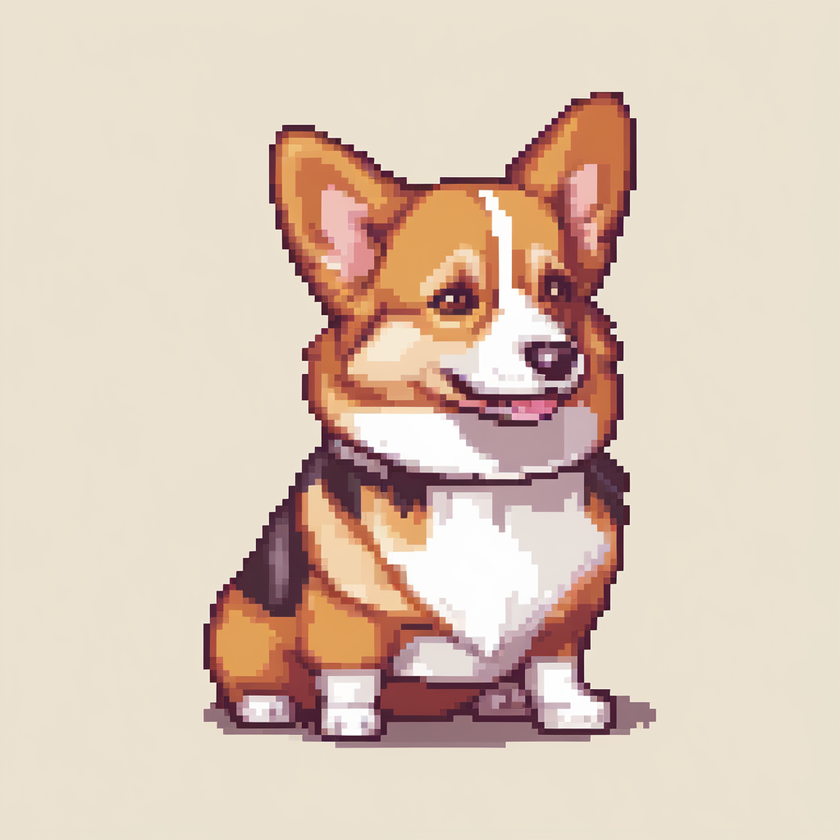
#> input picture example/pixel_corgo.png, 840 x 840 px, shrunk from 1024 x 1024 before the run
$ python kcentroids.py example/pixel_corgo.png out --width 100 --height 100 --centroids 5
#> lines starting #> are read from the running program, lines starting #| are printed output that depends on the picture
#> in process_image, image is the input picture: PIL image 840x840 RGB; mean R, G, B 220.5, 199.7, 183.8
import argparse
import os
from PIL import Image
import numpy as np
from itertools import product
from tqdm import tqdm
import multiprocessing as mp
import cv2


def kCentroid(image, width, height, centroids):
    # Convert image to numpy array for faster processing
#> called with width = 100, height = 100, centroids = 5
    img_array = np.array(image.convert("RGB"))

    # Create an empty array for the downscaled image
    downscaled = np.zeros((height, width, 3), dtype=np.uint8)

    # Calculate the scaling factors
    wFactor = image.width / width
#> wFactor = 8.4
    hFactor = image.height / height
#> hFactor = 8.4

    # Iterate over each tile in the downscaled image
    for x, y in product(range(width), range(height)):
        # Extract the tile from the numpy array
        tile = img_array[int(y*hFactor):int((y+1)*hFactor), int(x*wFactor):int((x+1)*wFactor)]

        # Reshape the tile for k-means
        pixels = tile.reshape(-1, 3)

        # Perform k-means clustering
        _, labels, centers = cv2.kmeans(np.float32(pixels), centroids, None, criteria=(cv2.TERM_CRITERIA_EPS + cv2.TERM_CRITERIA_MAX_ITER, 10, 1.0), attempts=10, flags=cv2.KMEANS_RANDOM_CENTERS)

        # Find the most common label
        most_common_label = np.bincount(labels.flatten()).argmax()

        # Assign the most common color to the corresponding pixel in the downscaled image
        downscaled[y, x, :] = centers[most_common_label].astype(np.uint8)
#> this loop made 10000 passes
#> most_common_label on passes 1 to 3: 0, 0, 0
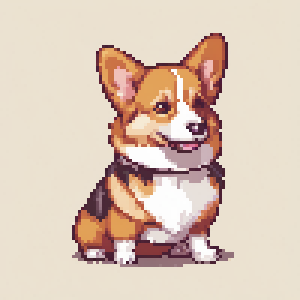
#> downscaled: shape (100, 100, 3) (shown 3 times larger); mean R, G, B 220, 199.5, 183.6

    return Image.fromarray(downscaled, mode="RGB")


def process_image(args):
    input_path, output_path, width, height, centroids, show = args
    image = Image.open(input_path)
    result = kCentroid(image, width, height, centroids)
    result.save(output_path)
    if show:
        result.show()


def main():
    parser = argparse.ArgumentParser(
        description="Apply kCentroid to an image or a folder of images."
    )
    parser.add_argument("input", help="Input image file or folder")
    parser.add_argument("output", help="Output image file or folder")
    parser.add_argument(
        "--width", type=int, required=True, help="Width of the downscaled image",
        default=256
    )
    parser.add_argument(
        "--height", type=int, required=True, help="Height of the downscaled image",
        default=256
    )
    parser.add_argument(
        "--centroids",
        type=int,
        required=True,
        help="Number of centroids for k-means clustering",
        default=2
    )
    parser.add_argument("--show", action="store_true", help="Show the resulting image")
    parser.add_argument("-o", "--override", action="store_true", help="Process all images even if they already exist in the output folder")

    args = parser.parse_args()

    if os.path.isdir(args.input):
        if not os.path.exists(args.output):
            os.makedirs(args.output)

        image_files = [f for f in os.listdir(args.input) if f.lower().endswith((".png", ".jpg", ".jpeg", ".bmp", ".gif"))]

        # Prepare arguments for multiprocessing
        process_args = []
        for f in image_files:
            output_path = os.path.join(args.output, f)
            if args.override or not os.path.exists(output_path):
                process_args.append((os.path.join(args.input, f), output_path, args.width, args.height, args.centroids, args.show))

        # Use multiprocessing to process images in parallel
        with mp.Pool(processes=mp.cpu_count()) as pool:
            list(tqdm(pool.imap(process_image, process_args), total=len(process_args), desc="Processing images"))
    else:
        process_image((args.input, args.output, args.width, args.height, args.centroids, args.show))


if __name__ == "__main__":
    main()
